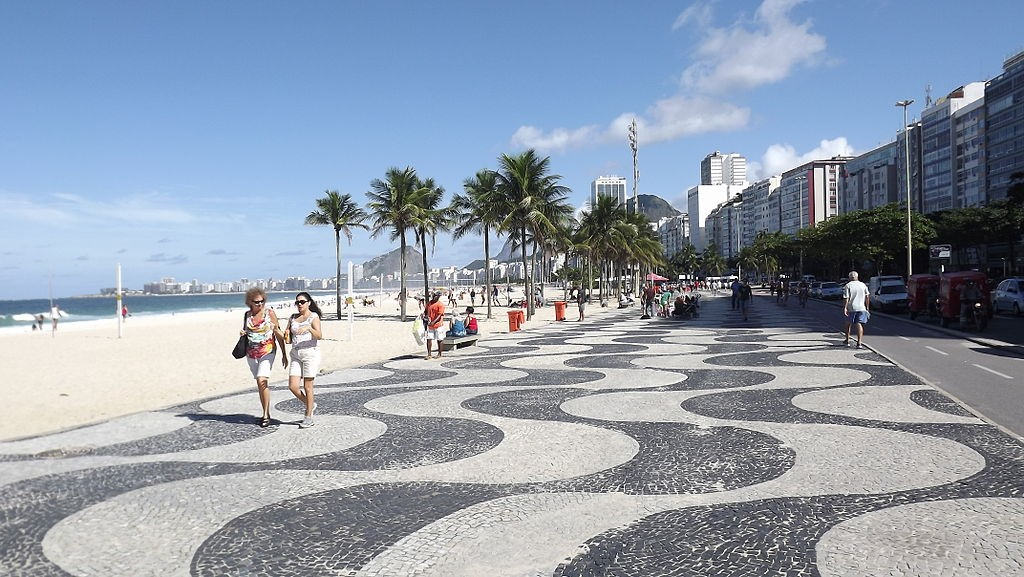
#> input picture visao-computacional/cap04-descritores/Parte2-Descritores/Parte2-Descritores/18-Resize/images/copacabana.jpg, 1024 x 577 px
$ python cap04-20-seam_carver.py --image images/copacabana.jpg
#> lines starting #> are read from the running program, lines starting #| are printed output that depends on the picture
# Redimensionamento de Imagens com Base no Conteúdo (Seam Carving)
# http://perso.crans.org/frenoy/matlab2012/seamcarving.pdf
# https://www.youtube.com/watch?v=qadw0BRKeMk
# http://eric-yuan.me/seam-carving/

# Introduzido pela Avidan e Shimar em 2007, o algoritmo Seam Carving é usado para redimensionar uma imagem removendo / adicionando "costuras" (seams) com pouca energia.
# As costuras são definidas como pixels conectados que fluem da esquerda para a direita ou de cima para baixo, desde que atravessem toda a largura / altura da imagem.

# O algoritmo Seam Carving funciona ao encontrar pixels conectados chamados costuras com baixa energia (ou seja, menos importante) que atravessam toda a imagem
# da esquerda para a direita ou de cima para baixo. Estas costuras são então removidas da imagem original, permitindo-nos redimensionar a imagem,
# preservando as regiões mais salientes (o algoritmo original também suporta a adição de costuras, o que nos permite aumentar o tamanho da imagem também).

# Tenha em mente que a finalidade do Seam Carving é preservar as regiões mais salientes (ou seja, "interessantes") de uma imagem enquanto ainda redimensiona a imagem em si.
# Métodos tradicionais para redimensionar imagens não se preocupam em determinar as partes interessantes de uma imagem.  O Seam Carving aplica, em vez disso,
# heurísticas / trajetórias derivadas do mapa de energia para determinar quais regiões da imagem podem ser removidas / duplicadas para garantir que
# (1) todas as regiões "interessantes" da imagem sejam preservadas e
# (2) isso é feito de forma esteticamente agradável.

# Imports
from skimage import transform
from skimage import filters
import argparse
import cv2

# construct the argument parse and parse the arguments
ap = argparse.ArgumentParser()
ap.add_argument("-i", "--image", required=True, help="Caminho para a imagem")
ap.add_argument("-d", "--direction", type=str, default="vertical", help="Direção para remover o seam")
args = vars(ap.parse_args())

# Carrega a imagem e converte para Grayscale
image = cv2.imread(args["image"])
#> image is the input picture: shape (577, 1024, 3); mean B, G, R 171.8, 156, 144.2
gray = cv2.cvtColor(image, cv2.COLOR_BGR2GRAY)
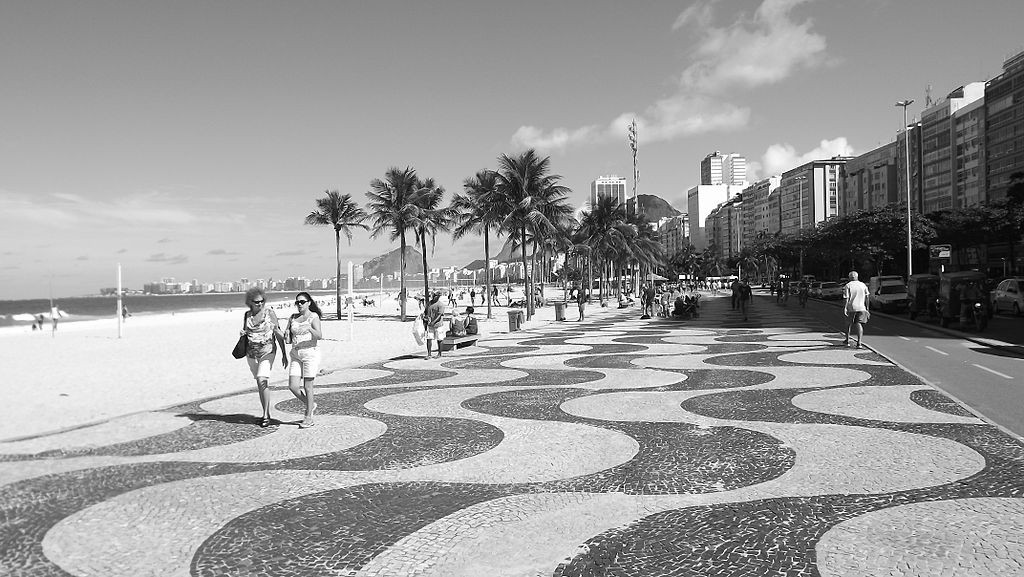
#> gray: shape (577, 1024); min 0, max 255, mean 154.3

# Calcula a representação de magnitude do gradiente Sobel da imagem - isso servirá como nossa entrada do "mapa de energia" para o algoritmo Seam Carving
mag = filters.sobel(gray.astype("float"))
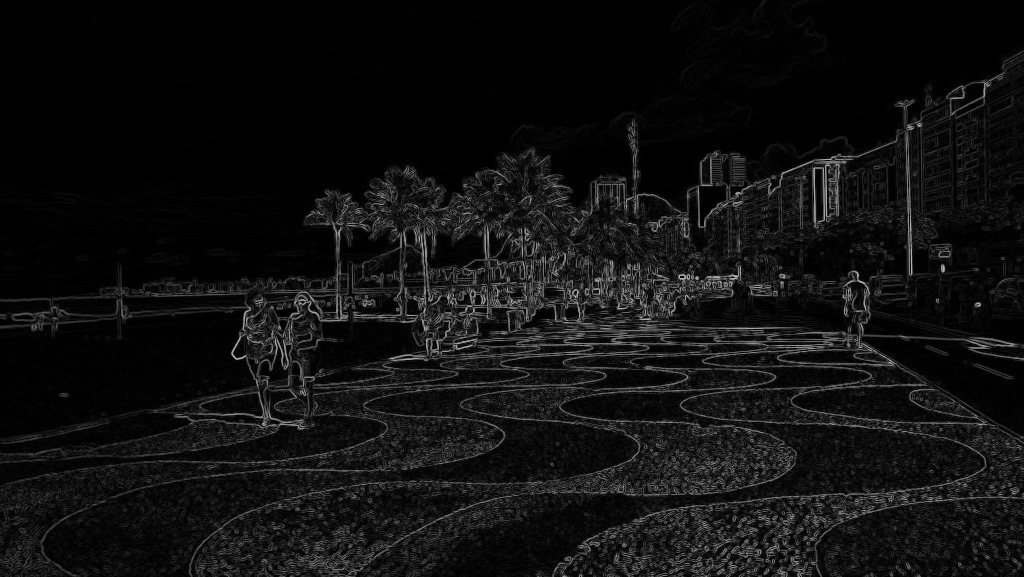
#> mag: shape (577, 1024) float64; min 0, max 189.5, mean 16.4

# Mostra a imagem original
cv2.imshow("Original", image)

# Loop pelo número de seams para remover
for numSeams in range(20, 180, 20):
    # Executa o Seam Carving, remove o número desejado de frames da imagem - os cortes 'verticais' irão alterar a largura da imagem enquanto os
    # cortes 'horizontais' mudarão a altura da imagem
#> (the run stopped early here; a loop or call above may not have finished)
